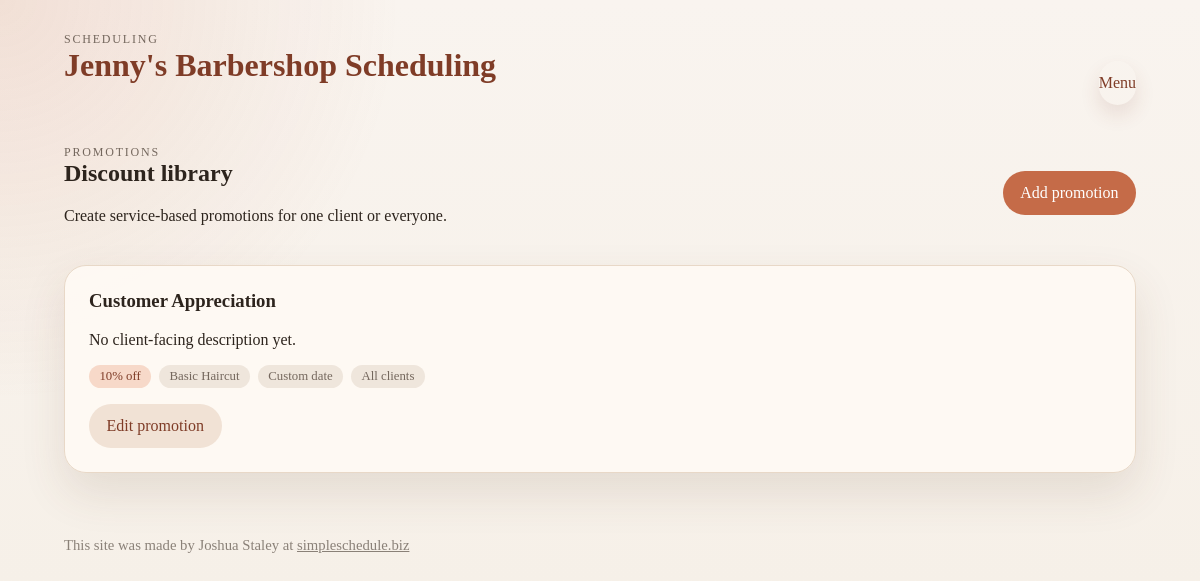
/promotions (signed in), run on the app's committed database.
### salon_scheduler/models.py (models this page shows)
class Promotion(db.Model):
    id = db.Column(db.Integer, primary_key=True)
    title = db.Column(db.String(120), nullable=False)
    description = db.Column(db.Text)
    service_id = db.Column(db.Integer, db.ForeignKey("service.id"), nullable=False)
    discount_percent = db.Column(db.Numeric(5, 2), nullable=False, default=Decimal("0.00"))
    date_rule = db.Column(db.String(20), nullable=False, default="always")
    custom_date = db.Column(db.Date)
    days_before = db.Column(db.Integer, nullable=False, default=0)
    days_after = db.Column(db.Integer, nullable=False, default=0)
    applies_to_all_clients = db.Column(db.Boolean, default=False, nullable=False)
    active = db.Column(db.Boolean, default=True, nullable=False)
    created_at = db.Column(db.DateTime, default=datetime.utcnow, nullable=False)
    updated_at = db.Column(db.DateTime, default=datetime.utcnow, onupdate=datetime.utcnow, nullable=False)
    service = db.relationship("Service", back_populates="promotions")
    eligible_clients = db.relationship("Client", secondary=promotion_clients, back_populates="promotions")
    change_requests = db.relationship("ChangeRequest", back_populates="promotion")
    appointments = db.relationship("Appointment", back_populates="promotion")

class Service(db.Model):
    id = db.Column(db.Integer, primary_key=True)
    display_name = db.Column(db.String(120), nullable=False)
    description = db.Column(db.Text)
    internal_description = db.Column(db.Text)
    price = db.Column(db.Numeric(10, 2), nullable=False, default=Decimal("0.00"))
    cost = db.Column(db.Numeric(10, 2), nullable=False, default=Decimal("0.00"))
    buffer_minutes = db.Column(db.Integer, nullable=False, default=0)
    created_at = db.Column(db.DateTime, default=datetime.utcnow, nullable=False)
    updated_at = db.Column(db.DateTime, default=datetime.utcnow, onupdate=datetime.utcnow, nullable=False)
    appointments = db.relationship("Appointment", secondary=appointment_services, back_populates="services")
    recurring_series = db.relationship("RecurringSeries", secondary=recurring_series_services, back_populates="services")
    change_requests = db.relationship("ChangeRequest", secondary=change_request_services, back_populates="services")
    promotions = db.relationship("Promotion", back_populates="service")

### salon_scheduler/routes.py (the view)
@main_bp.route("/promotions")
@stylist_login_required
def promotions():
    promotion_list = (
        Promotion.query.options(selectinload(Promotion.service), selectinload(Promotion.eligible_clients))
        .order_by(Promotion.created_at.desc(), Promotion.title.asc())
        .all()
    )
    return render_template("promotions.html", promotions=promotion_list)

### salon_scheduler/routes.py (called while the page is built)
@main_bp.before_app_request
def load_active_session_state():
    g.stylist_user = None
    g.client = None
    stylist_user_id = session.get("stylist_user_id")
    client_id = session.get("client_id")
    if stylist_user_id:
        g.stylist_user = StylistUser.query.get(stylist_user_id)
    if client_id:
        g.client = Client.query.get(client_id)

@main_bp.app_context_processor
def inject_session_state():
    return {
        "current_stylist": getattr(g, "stylist_user", None),
        "current_client": getattr(g, "client", None),
    }

def stylist_login_required(view_func):
    @wraps(view_func)
    def wrapped_view(*args, **kwargs):
        if StylistUser.query.count() == 0:
            return redirect(url_for("main.stylist_setup"))
        if not g.stylist_user:
            return redirect(url_for("main.stylist_login", next=request.path))
        return view_func(*args, **kwargs)
    return wrapped_view

### salon_scheduler/templates/promotions.html (shortened to what this page needs)
{% extends "base.html" %}
{% block content %}
<section class="section-heading standalone">
    <div>
        <p class="eyebrow">Promotions</p>
        <h2>Discount library</h2>
        <p>Create service-based promotions for one client or everyone.</p>
    </div>
    <a class="button" href="{{ url_for('main.create_promotion') }}">Add promotion</a>
</section>
<section class="cards">
    {% for promotion in promotions %}
        <article class="card client-card service-card">
            <div>
                <div class="client-header">
                    <h3>{{ promotion.title }}</h3>
                </div>
                <p>{{ promotion.description or "No client-facing description yet." }}</p>
                <div class="service-money-row">
                    <span class="pill">{{ '%.0f'|format(promotion.discount_percent) }}% off</span>
                    <span class="pill subtle-pill">{{ promotion.service.display_name }}</span>
                    <span class="pill subtle-pill">
                        {% if promotion.date_rule == "birthday" %}
                            Birthday window
                        {% elif promotion.date_rule == "custom" %}
                            Custom date
                        {% else %}
                            Anytime
                        {% endif %}
                    </span>
                    <span class="pill subtle-pill">
                        {% if promotion.applies_to_all_clients %}
                            All clients
                        {% else %}
                            {{ promotion.eligible_clients|length }} selected client{{ "" if promotion.eligible_clients|length == 1 else "s" }}
                        {% endif %}
                    </span>
                </div>
            </div>
            <div class="actions-row">
                <a class="button subtle" href="{{ url_for('main.edit_promotion', promotion_id=promotion.id) }}">Edit promotion</a>
            </div>
        </article>
    {% else %}
        <p class="empty">No promotions added yet.</p>
    {% endfor %}
</section>
{% endblock %}

### salon_scheduler/static/styles.css (style rules this page uses)
:root { --bg: #f6f0e8; --panel: #fffaf5; --panel-strong: #fff; --text: #2d241d; --muted: #74675d; --accent: #c56b48; --accent-dark: #7f3c27; --line: #e8d8c7; --shadow: 0 20px 45px rgba(102, 65, 43, 0.12); }
* { box-sizing: border-box; }
body { margin: 0; font-family: Georgia, "Times New Roman", serif; color: var(--text); background: radial-gradient(circle at top left, rgba(197, 107, 72, 0.15), transparent 30%), linear-gradient(180deg, #f9f4ef 0%, var(--bg) 100%); }
a { color: var(--accent-dark); text-decoration: none; }
.eyebrow { margin: 0; text-transform: uppercase; letter-spacing: 0.15em; font-size: 0.75rem; color: var(--muted); }
h1, h2, h3, p { margin-top: 0; }
.hero, .grid, .cards, .form-grid, .stats { display: grid; gap: 1.5rem; }
.hero, .card, .flash { background: rgba(255, 250, 245, 0.92); border: 1px solid var(--line); box-shadow: var(--shadow); border-radius: 22px; }
.card { padding: 1.5rem; }
.button { display: inline-flex; align-items: center; justify-content: center; border: none; border-radius: 999px; padding: 0.75rem 1.1rem; background: var(--accent); color: white; cursor: pointer; font: inherit; }
.button, .nav-button, input, textarea, select { min-height: 44px; }
.button.subtle { background: #f1e2d5; color: var(--accent-dark); }
.section-heading { display: flex; justify-content: space-between; gap: 1rem; align-items: center; margin-bottom: 1rem; }
.section-heading.standalone { margin-bottom: 1.5rem; }
.cards { grid-template-columns: repeat(auto-fit, minmax(250px, 1fr)); }
.client-card { display: grid; gap: 1rem; align-content: start; }
.client-header { display: flex; gap: 0.75rem; align-items: center; }
.pill { background: #f7d9c9; color: var(--accent-dark); padding: 0.25rem 0.65rem; border-radius: 999px; font-size: 0.8rem; }
.subtle-pill { background: #efe6dc; color: var(--muted); }
.actions, .actions-row { display: flex; gap: 0.75rem; flex-wrap: wrap; }
.service-card { align-content: space-between; }
.service-money-row { display: flex; flex-wrap: wrap; gap: 0.5rem; margin-top: 1rem; }

### data on the page
Promotion: title "Customer Appreciation", description "No client-facing description yet.", discount_percent "10", service.display_name "Basic Haircut", date_rule "Custom date", applies_to_all_clients "All clients"
